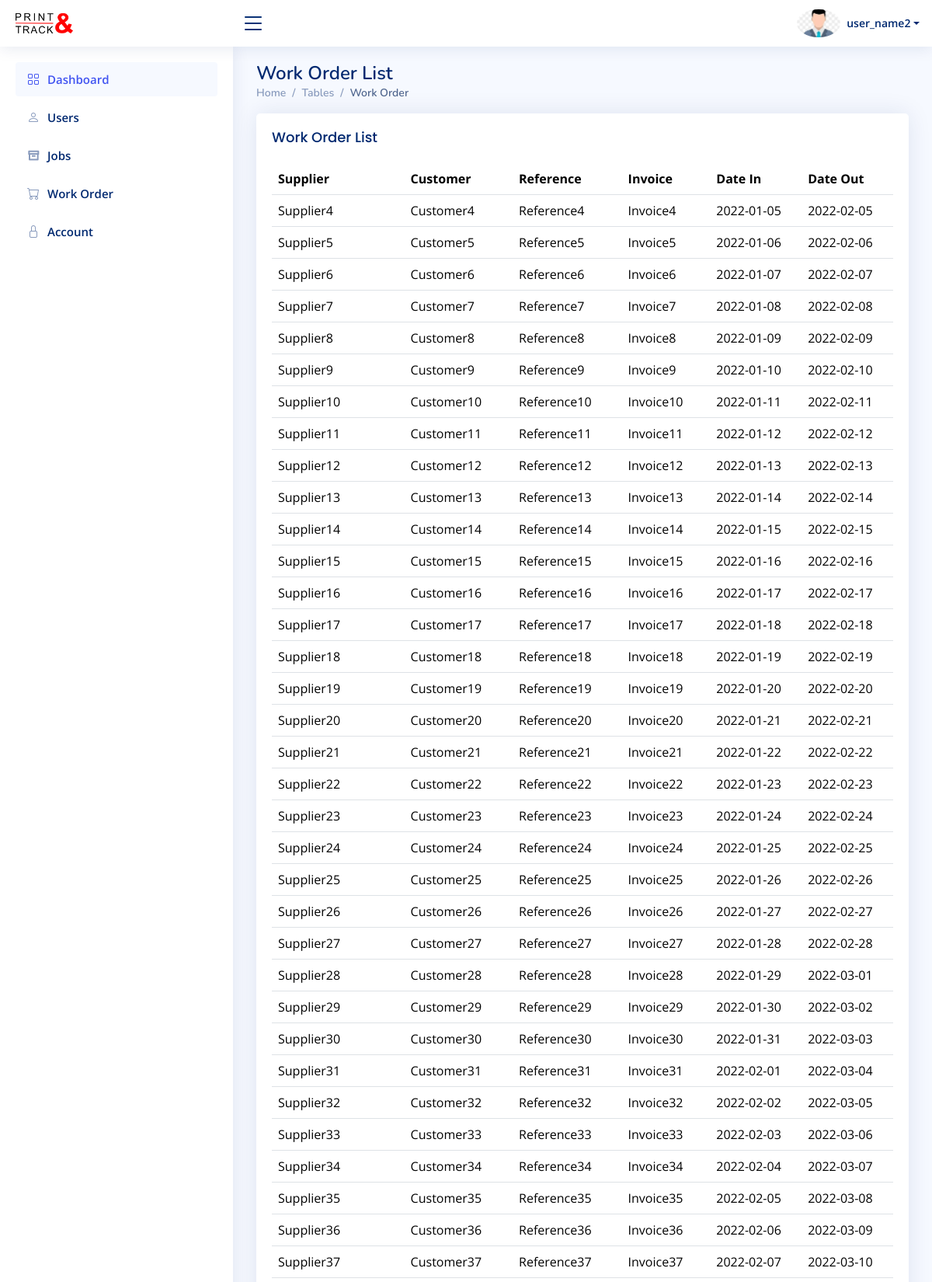
The page /admin/workorder.php (signed in, upper part) on the database its author committed.
### tables this page shows
CREATE TABLE `jobs` (
  `job_id` int(11) NOT NULL,
  `user_id` int(11) NOT NULL,
  `supplier` varchar(255) DEFAULT NULL,
  `customer` varchar(255) DEFAULT NULL,
  `reference` varchar(255) DEFAULT NULL,
  `invoice` varchar(255) DEFAULT NULL,
  `date_in` date DEFAULT NULL,
  `date_out` date DEFAULT NULL,
  `archived` tinyint(1) DEFAULT 0
);

### admin/workorder.php (the view, shortened to what this page needs)
<!DOCTYPE html>
<html lang="en">
<head>
  <link href="../assets/vendor/bootstrap/css/bootstrap.min.css" rel="stylesheet">
  <link href="../assets/vendor/bootstrap-icons/bootstrap-icons.css" rel="stylesheet">
  <link href="../assets/vendor/boxicons/css/boxicons.min.css" rel="stylesheet">
  <link href="../assets/vendor/quill/quill.snow.css" rel="stylesheet">
  <link href="../assets/vendor/quill/quill.bubble.css" rel="stylesheet">
  <link href="../assets/vendor/remixicon/remixicon.css" rel="stylesheet">
  <link href="../assets/vendor/simple-datatables/style.css" rel="stylesheet">
  <link href="../assets/css/style.css" rel="stylesheet">
</head>
<body>
  <?php include('header.php') ?>
  <?php include('sidebar.php') ?>
  <main id="main" class="main">
    <div class="pagetitle">
      <h1>Work Order List</h1>
      <nav>
        <ol class="breadcrumb">
          <li class="breadcrumb-item"><a href="dashboard.php">Home</a></li>
          <li class="breadcrumb-item">Tables</li>
          <li class="breadcrumb-item active">Work Order</li>
        </ol>
      </nav>
    </div>
    <section class="section">
      <div class="row">
        <div class="col-lg-12">
          <div class="card">
            <div class="card-body">
              <h5 class="card-title">Work Order List </h5>
              <table class="table datatable">
                <thead>
                  <tr>
                    <th>Supplier</th>
                    <th>Customer</th>
                    <th>Reference</th>
                    <th>Invoice</th>
                    <th>Date In</th>
                    <th>Date Out</th>
                  </tr>
                </thead>
                <tbody>
                <?php
                  include '../includes/db.php';
                  $sql = "SELECT * FROM jobs WHERE date_out <= NOW()";
                  $result = $conn->query($sql);
                  if ($result->num_rows > 0) {
                      $rows = $result->fetch_all(MYSQLI_ASSOC);
                      foreach ($rows as $row):
                      ?>
                      <tr>
                          <td><?php echo $row['supplier']; ?></td>
                          <td><?php echo $row['customer']; ?></td>
                          <td><?php echo $row['reference']; ?></td>
                          <td><?php echo $row['invoice']; ?></td>
                          <td><?php echo $row['date_in']; ?></td>
                          <td><?php echo $row['date_out']; ?></td>
                      </tr>
                      <?php endforeach;
                  } else {
                      echo "No records found";
                  }
                ?>
                </tbody>
              </table>
            </div>
          </div>
        </div>
      </div>
    </section>
  </main>
</body>
</html>

### assets/css/style.css (style rules this page uses)
:root { scroll-behavior: smooth; }
body { font-family: "Open Sans", sans-serif; background: #f6f9ff; color: #444444; }
a { color: #4154f1; text-decoration: none; }
h1, h2, h3, h4, h5, h6 { font-family: "Nunito", sans-serif; }
#main { margin-top: 60px; padding: 20px 30px; transition: all 0.3s; }
.pagetitle { margin-bottom: 10px; }
.pagetitle h1 { font-size: 24px; margin-bottom: 0; font-weight: 600; color: #012970; }
.card { margin-bottom: 30px; border: none; border-radius: 5px; box-shadow: 0px 0 30px rgba(1, 41, 112, 0.1); }
.card-title { padding: 20px 0 15px 0; font-size: 18px; font-weight: 500; color: #012970; font-family: "Poppins", sans-serif; }
.card-body { padding: 0 20px 20px 20px; }
.breadcrumb { font-size: 14px; font-family: "Nunito", sans-serif; color: #899bbd; font-weight: 600; }
.breadcrumb a { color: #899bbd; transition: 0.3s; }
.breadcrumb .breadcrumb-item::before { color: #899bbd; }
.breadcrumb .active { color: #51678f; font-weight: 600; }
@media (min-width: 1200px) { #main, #footer { margin-left: 300px; } }

### rows shown on the page
jobs: supplier "Supplier4", customer "Customer4", reference "Reference4", invoice "Invoice4", date_in "2022-01-05", date_out "2022-02-05"
jobs: supplier "Supplier5", customer "Customer5", reference "Reference5", invoice "Invoice5", date_in "2022-01-06", date_out "2022-02-06"
jobs: supplier "Supplier6", customer "Customer6", reference "Reference6", invoice "Invoice6", date_in "2022-01-07", date_out "2022-02-07"
jobs: supplier "Supplier7", customer "Customer7", reference "Reference7", invoice "Invoice7", date_in "2022-01-08", date_out "2022-02-08"
jobs: supplier "Supplier8", customer "Customer8", reference "Reference8", invoice "Invoice8", date_in "2022-01-09", date_out "2022-02-09"
jobs: supplier "Supplier9", customer "Customer9", reference "Reference9", invoice "Invoice9", date_in "2022-01-10", date_out "2022-02-10"
jobs: supplier "Supplier10", customer "Customer10", reference "Reference10", invoice "Invoice10", date_in "2022-01-11", date_out "2022-02-11"
jobs: supplier "Supplier11", customer "Customer11", reference "Reference11", invoice "Invoice11", date_in "2022-01-12", date_out "2022-02-12"
jobs: supplier "Supplier12", customer "Customer12", reference "Reference12", invoice "Invoice12", date_in "2022-01-13", date_out "2022-02-13"
jobs: supplier "Supplier13", customer "Customer13", reference "Reference13", invoice "Invoice13", date_in "2022-01-14", date_out "2022-02-14"
jobs: supplier "Supplier14", customer "Customer14", reference "Reference14", invoice "Invoice14", date_in "2022-01-15", date_out "2022-02-15"
jobs: supplier "Supplier15", customer "Customer15", reference "Reference15", invoice "Invoice15", date_in "2022-01-16", date_out "2022-02-16"
jobs: supplier "Supplier16", customer "Customer16", reference "Reference16", invoice "Invoice16", date_in "2022-01-17", date_out "2022-02-17"
jobs: supplier "Supplier17", customer "Customer17", reference "Reference17", invoice "Invoice17", date_in "2022-01-18", date_out "2022-02-18"
jobs: supplier "Supplier18", customer "Customer18", reference "Reference18", invoice "Invoice18", date_in "2022-01-19", date_out "2022-02-19"
jobs: supplier "Supplier19", customer "Customer19", reference "Reference19", invoice "Invoice19", date_in "2022-01-20", date_out "2022-02-20"
jobs: supplier "Supplier20", customer "Customer20", reference "Reference20", invoice "Invoice20", date_in "2022-01-21", date_out "2022-02-21"
jobs: supplier "Supplier21", customer "Customer21", reference "Reference21", invoice "Invoice21", date_in "2022-01-22", date_out "2022-02-22"
jobs: supplier "Supplier22", customer "Customer22", reference "Reference22", invoice "Invoice22", date_in "2022-01-23", date_out "2022-02-23"
jobs: supplier "Supplier23", customer "Customer23", reference "Reference23", invoice "Invoice23", date_in "2022-01-24", date_out "2022-02-24"
jobs: supplier "Supplier24", customer "Customer24", reference "Reference24", invoice "Invoice24", date_in "2022-01-25", date_out "2022-02-25"
jobs: supplier "Supplier25", customer "Customer25", reference "Reference25", invoice "Invoice25", date_in "2022-01-26", date_out "2022-02-26"
jobs: supplier "Supplier26", customer "Customer26", reference "Reference26", invoice "Invoice26", date_in "2022-01-27", date_out "2022-02-27"
jobs: supplier "Supplier27", customer "Customer27", reference "Reference27", invoice "Invoice27", date_in "2022-01-28", date_out "2022-02-28"
jobs: supplier "Supplier28", customer "Customer28", reference "Reference28", invoice "Invoice28", date_in "2022-01-29", date_out "2022-03-01"
jobs: supplier "Supplier29", customer "Customer29", reference "Reference29", invoice "Invoice29", date_in "2022-01-30", date_out "2022-03-02"
jobs: supplier "Supplier30", customer "Customer30", reference "Reference30", invoice "Invoice30", date_in "2022-01-31", date_out "2022-03-03"
jobs: supplier "Supplier31", customer "Customer31", reference "Reference31", invoice "Invoice31", date_in "2022-02-01", date_out "2022-03-04"
jobs: supplier "Supplier32", customer "Customer32", reference "Reference32", invoice "Invoice32", date_in "2022-02-02", date_out "2022-03-05"
jobs: supplier "Supplier33", customer "Customer33", reference "Reference33", invoice "Invoice33", date_in "2022-02-03", date_out "2022-03-06"
jobs: supplier "Supplier34", customer "Customer34", reference "Reference34", invoice "Invoice34", date_in "2022-02-04", date_out "2022-03-07"
jobs: supplier "Supplier35", customer "Customer35", reference "Reference35", invoice "Invoice35", date_in "2022-02-05", date_out "2022-03-08"
jobs: supplier "Supplier36", customer "Customer36", reference "Reference36", invoice "Invoice36", date_in "2022-02-06", date_out "2022-03-09"
jobs: supplier "Supplier37", customer "Customer37", reference "Reference37", invoice "Invoice37", date_in "2022-02-07", date_out "2022-03-10"

### other values the page prints
$_SESSION['username'] "user_name2"
